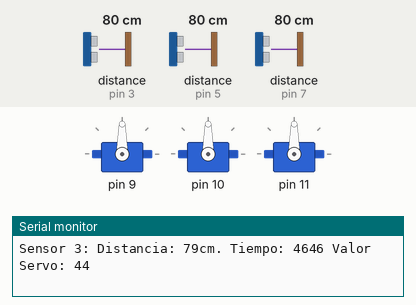
Recording of a sketch running on a simulated Arduino Uno, built with avr-gcc and run on an emulated ATmega328P. Shown: 3 × servo, the last lines printed to the serial monitor. Wiring (inferred from the names in the program): 3 × ultrasonic range finder: trigger pin 2, echo pin 3 / trigger pin 4, echo pin 5 / trigger pin 6, echo pin 7. The test bench sets the inputs (shaded band); at power-on: distance to the obstacle (sensors on pin 3, pin 5, pin 7) 80 cm. The echo pulse lasts 58.3 µs per cm.

Above: at 1.2 s.
1.3 s: distance to the obstacle (sensor on pin 3) set to 20 cm
4.3 s: distance to the obstacle (sensor on pin 3) set to 16 cm
At 5.4 s:
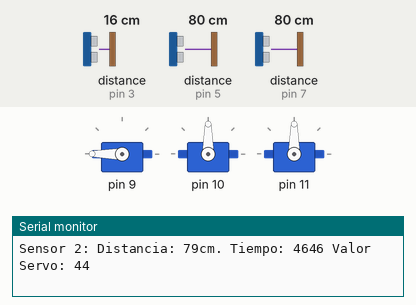
5.9 s: distance to the obstacle (sensor on pin 5) set to 20 cm
8.9 s: distance to the obstacle (sensor on pin 5) set to 15 cm
At 9.9 s:
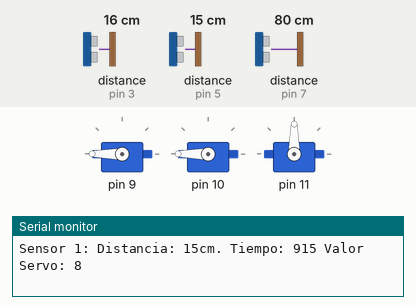
10.5 s: distance to the obstacle (sensor on pin 7) set to 19 cm
13.5 s: distance to the obstacle (sensor on pin 7) set to 16 cm
At 14.9 s:
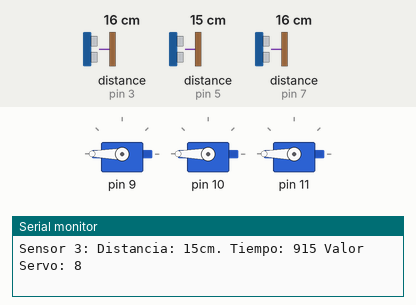
Timing chart, 0 to 16.1 s (numbered marks = the images above; inputs shaded):
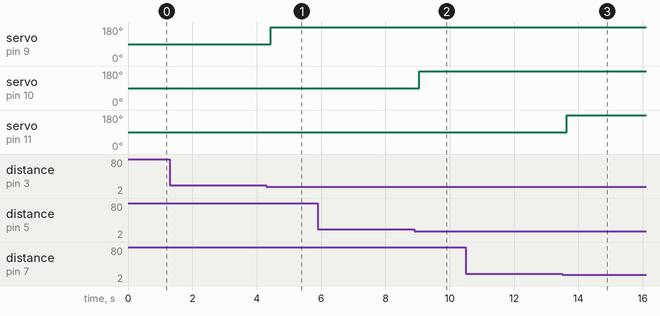

The sketch:

triple-sensor-servo.ino
```cpp
#include <Servo.h>

Servo servo[3];     // Array de servos (se declara su numero de objeto con la variable "i" en el ciclo for)
int trigPin[3] = {2, 4, 6};  // Array de los 3 pines de trig, de los 3 sensores
int echoPin[3] = {3, 5, 7};  //Array para los pines de echo, de los 3 sensores
int tiempo[3]; //x2 Array de variables que se dice cual es con la variable "i" en el ciclo for
int distancia[3]; //x3 Array de variables que se dice cual es con la variable "i" en el ciclo for
int valorServo[3]; //x4 Array de variables que se dice cual es con la variable "i" en el ciclo for

void setup() {
  for (int i = 0; i < 3; i++) {
    servo[i].attach(9 + i);  // Servos a los pines 9, 10 y 11
    pinMode(trigPin[i], OUTPUT);
    pinMode(echoPin[i], INPUT);
  }
  Serial.begin(9600);
}

void loop() {
  for (int i = 0; i < 3; i++) {
    sensor(i);
    servoSi(i);
  }
}

void sensor(int sensorIndex) {
  String mensaje = "Sensor " + String(sensorIndex + 1) + ": Distancia: " + String(distancia[sensorIndex]) + "cm. Tiempo: " + String(tiempo[sensorIndex]) + " Valor Servo: " + String(valorServo[sensorIndex]);

  digitalWrite(trigPin[sensorIndex], HIGH);
  delay(1);
  digitalWrite(trigPin[sensorIndex], LOW);
  tiempo[sensorIndex] = pulseIn(echoPin[sensorIndex], HIGH);
  distancia[sensorIndex] = tiempo[sensorIndex] / 58.2;
  valorServo[sensorIndex] = tiempo[sensorIndex] / 105.555;
  Serial.println(mensaje);
}

void servoSi(int sensorIndex) {
  if (tiempo[sensorIndex] <= 1000) {
    servo[sensorIndex].write(180);
    delay(15);
  } else {
    servo[sensorIndex].write(90);
    delay(15);
  }
}
```

Measured:
- the behaviour switches between 18 and 17 cm on distance to the obstacle (sensor on pin 3) (found by bisection; images 0 and 1)
- the behaviour switches between 18 and 17 cm on distance to the obstacle (sensor on pin 5) (found by bisection; images 1 and 2)
- the behaviour switches between 18 and 17 cm on distance to the obstacle (sensor on pin 7) (found by bisection; images 2 and 3)
- after the input at 4.3 s, servo on pin 9: 90° → 180° after 0.13 s
- after the input at 8.9 s, servo on pin 10: 90° → 180° after 0.16 s
- after the input at 13.5 s, servo on pin 11: 90° → 180° after 0.13 s
